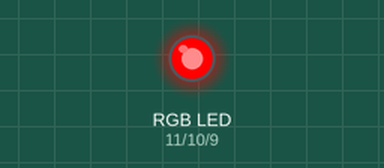
This sketch was run on a simulated Arduino Uno, built with avr-gcc and run on an emulated ATmega328P. Parts: an RGB LED mixed from three pins (HIGH = lit). Dim RGB values are drawn brighter than linear.

Above: at 0.05 s.
At 1.75 s:
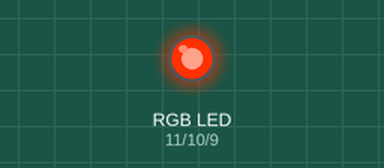
At 2.6 s:
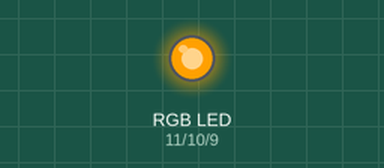
At 3.5 s:
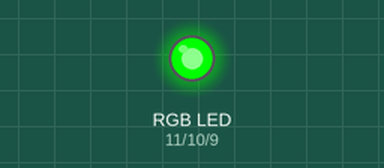
At 5.25 s:
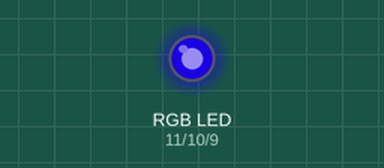
At 7.0 s:
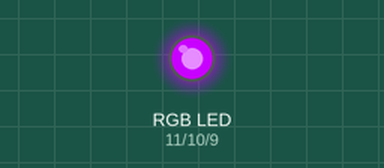
Timing chart, 0 to 9.1 s (numbered marks = the images above):
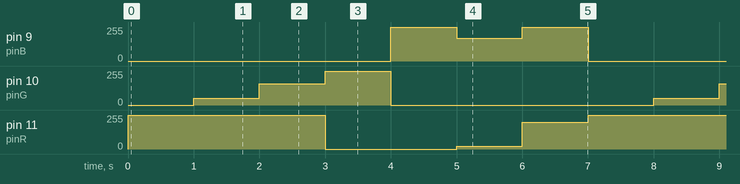

The sketch:

rainbow_RGBled.ino
```cpp
//RGB LED이용한 빨주노초파남보(무지개색) 점등
//해당핀 지정
int pinR = 11;
int pinG = 10;
int pinB = 9;

//7가지 색을 배열로 구현
int RGB[][3]={
  {255,0,0},
  {255,50,0},
  {255,160,0},
  {0,255,0},
  {0,0,255},
  {20,0,170},
  {200,0,255}
};


//아웃풋 지정
void setup() {
  // put your setup code here, to run once:
  pinMode(pinR,OUTPUT);
  pinMode(pinG,OUTPUT);
  pinMode(pinB,OUTPUT);
  //콘솔 명령을 보기위해 설정
  Serial.begin(9600);
}

void loop() {
  // put your main code here, to run repeatedly:
  //7가지 색을 하나씩 반복하여 입력
  for (int i=0; i<7; i++){
    analogWrite(pinR,RGB[i][0]);
    analogWrite(pinG,RGB[i][1]);
    analogWrite(pinB,RGB[i][2]);

    delay(1000);
  }
}
```

Measured:
- by itself, pin 9 (pinB): repeats every 7.0 s: 170/255 1.0 s, 255/255 1.0 s, 0/255 4.0 s, 255/255 1.0 s
- by itself, pin 10 (pinG): repeats every 7.0 s: 160/255 1.0 s, 255/255 1.0 s, 0/255 4.0 s, 50/255 1.0 s
- by itself, pin 11 (pinR): repeats every 7.0 s: 0/255 2.0 s, 20/255 1.0 s, 200/255 1.0 s, 255/255 3.0 s
